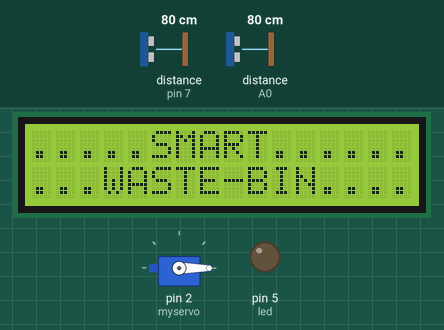
A sketch run on a simulated Arduino Uno, built with avr-gcc and run on an emulated ATmega328P. Parts: 16×2 character LCD, servo, output pins drawn as LEDs (lit = HIGH). The inputs (shaded band) are chosen by the test bench; at power-on: distance to the obstacle (sensors on pin 7, A0) 80 cm. The echo pulse lasts 58.3 µs per cm; what the sketch prints to the serial monitor is not drawn.

Above: at 2.2 s.
At 6.3 s:
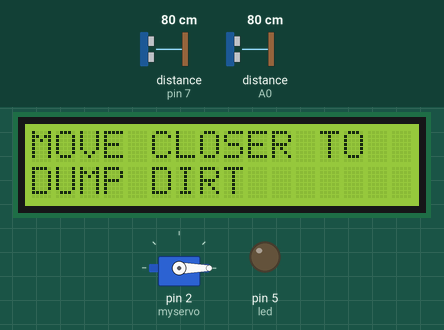
6.4 s: distance to the obstacle (sensor on pin 7) set to 9 cm
9.2 s: distance to the obstacle (sensor on pin 7) set to 6 cm
At 10.8 s:
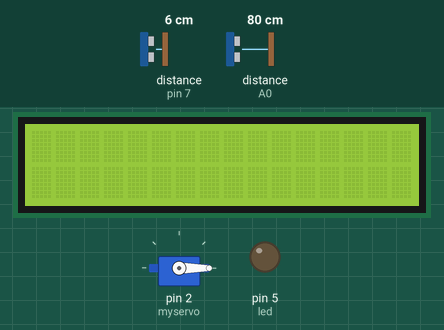
15.3 s: distance to the obstacle (sensor on pin 7) set to 18 cm
At 21.2 s:
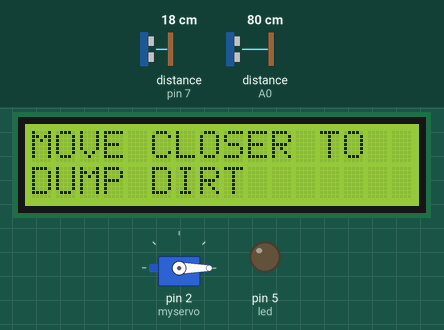
21.4 s: distance to the obstacle (sensor on A0) set to 16 cm
24.2 s: distance to the obstacle (sensor on A0) set to 13 cm
At 26.1 s:
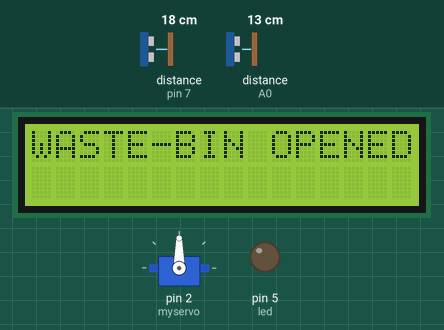
30.3 s: distance to the obstacle (sensor on A0) set to 299 cm
At 30.8 s:
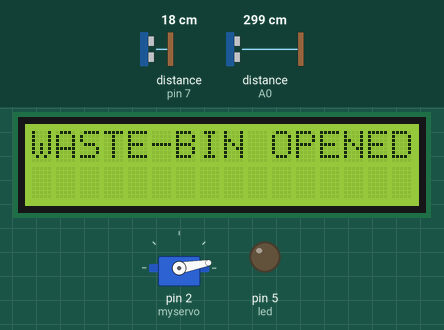
Timing chart, 0 to 33.7 s (numbered marks = the images above; inputs shaded):
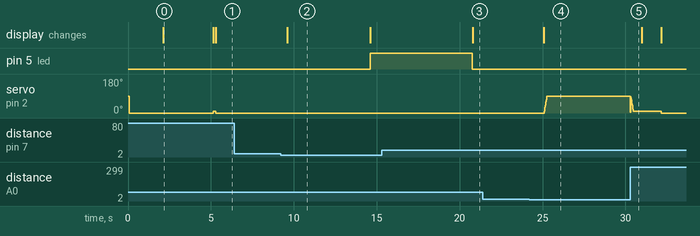

The sketch:

smart_wastebin.ino
```cpp
#include <LiquidCrystal_I2C.h>
#include <NewPing.h>
#include <Servo.h>
Servo myservo;
int led = 5;
int pos;

LiquidCrystal_I2C lcd = LiquidCrystal_I2C(0x27, 16, 2); // Change to (0x27,20,4) for 20x4 LCD.
int angle[] = {0, 10, 20, 30, 40, 50, 60, 70, 80, 90};

#define TRIGGER_PIN  A1  // Arduino pin tied to trigger pin on the ultrasonic sensor.
#define ECHO_PIN     A0  // Arduino pin tied to echo pin on the ultrasonic sensor.
#define TRIGGER_PINB  8  // Arduino pin tied to trigger pin on the ultrasonic sensor.
#define ECHO_PINB     7  // Arduino pin tied to echo pin on the ultrasonic sensor.
//#define TRIGGER_PINC  10  // Arduino pin tied to trigger pin on the ultrasonic sensor.
//#define ECHO_PINC     9  // Arduino pin tied to echo pin on the ultrasonic sensor.
#define MAX_DISTANCE 500 // Maximum distance we want to ping for (in centimeters). Maximum sensor distance is rated at 400-500cm.

NewPing sonarA(TRIGGER_PIN, ECHO_PIN, MAX_DISTANCE); // NewPing setup of pins and maximum distance.
NewPing sonarB(TRIGGER_PINB, ECHO_PINB, MAX_DISTANCE); // NewPing setup of pins and maximum distance.
//NewPing sonarC(TRIGGER_PINC, ECHO_PINC, MAX_DISTANCE); // NewPing setup of pins and maximum distance.

void setup() {
  Serial.begin(115200); // Open serial monitor at 115200 baud to see ping results.
  lcd.init();
  lcd.backlight();
  myservo.attach(2);
  pinMode(led, OUTPUT);
  Serial.print("initializing ");
  myservo.write(0);
  lcd.setCursor(0, 0);

  lcd.print(".....SYSTEM......");
  lcd.setCursor(0, 1);
  lcd.print("....BOOTING......");
  delay(2000);
  lcd.clear();
  lcd.setCursor(0, 0);
  lcd.print(".....SMART......");
  lcd.setCursor(0, 1);
  lcd.print("...WASTE-BIN....");
  delay(3000);
  lcd.clear();
  myservo.write(10);
}

void loop() {
  delay(100);                      // Wait 100ms between pings (about 20 pings/sec). 29ms should be the shortest delay between pings.
  unsigned int distanceA = sonarA.ping(); // Send ping, get ping time in microseconds (uS).
  int distanceAA = distanceA / US_ROUNDTRIP_CM;
  unsigned int distanceB = sonarB.ping(); // Send ping, get ping time in microseconds (uS).
  int distanceBB = distanceB / US_ROUNDTRIP_CM;
  //  unsigned int distanceC = sonarC.ping(); // Send ping, get ping time in microseconds (uS).
  //  int distanceCC = distanceC / US_ROUNDTRIP_CM;

  Serial.print("PingA: ");
  Serial.print(distanceAA); // Convert ping time to distance in cm and print result (0 = outside set distance range)
  Serial.println("cm");
  Serial.print("PingBB: ");
  Serial.print(distanceBB); // Convert ping time to distance in cm and print result (0 = outside set distance range)
  //  Serial.println("cm");
  //  Serial.print("PingCC: ");
  //  Serial.print(distanceCC); // Convert ping time to distance in cm and print result (0 = outside set distance range)
  //  Serial.println("cm");
  //lcd.clear();
  lcd.setCursor(0, 0);
  lcd.print("SMART");
  lcd.print("WASTE-BIN");
  lcd.setCursor(0, 1);
  lcd.print("MOVE CLOSER");

  if (distanceBB > 7) {
    Serial.print("first "); // Convert ping time to distance in cm and print result (0 = outside set distance range)
    digitalWrite(led, LOW);
    if (distanceAA < 15) {
      Serial.print("waste-bin opened ");
      lcd.clear();
      digitalWrite(led, LOW);
      lcd.setCursor(0, 0);
      lcd.print("WASTE-BIN OPENED");
      Serial.println("servo on");
      for (int i = 0; i < 10; i++)
      {
        Serial.print("waste-bin closed ");
        myservo.write(angle[i]);
        delay(20);
      }
      delay(5000);
      for (int i = 10; i > 0; i--)
      {
        myservo.write(angle[i]);
        delay(20);
      }
      delay(500);
      lcd.clear();
    }
    else {
      lcd.clear();
      myservo.write(0);

      Serial.println("servo off");
      lcd.clear();
      lcd.setCursor(0, 0);
      lcd.print("MOVE CLOSER TO ");
      //lcd.print(distanceAA);
      //lcd.print("cm");
      lcd.setCursor(0, 1);
      lcd.print("DUMP DIRT");
      //      lcd.print(distanceBB);
      //      lcd.print("cm");
      //      lcd.setCursor(12, 1);
      //      lcd.print("cm");
      delay(1000);
      //lcd.clear();
    }
  }
  else {
    lcd.clear();
    Wastefull();
    myservo.write(0);
    Serial.println("bin is full");
    lcd.setCursor(0, 0);
    lcd.print("waste-bin full");
    lcd.setCursor(0, 1);
    lcd.print("SMS SENT");
    digitalWrite(led, HIGH);
    Send_Sms();
    //delay(1000);

  }
  delay(1000);
}


void Send_Sms() {
  //Being serial communication witj Arduino and SIM800
  Serial.begin(9600);
  delay(1000);

  //Set SMS format to ASCII
  Serial.write("AT+CMGF=1\r\n");
  delay(1000);

  //Send new SMS command and message number
  Serial.write("AT+CMGS=\"\"\r\n");
  delay(1000);

  //Send SMS content
  Serial.write("The bin is full, need to be dispose");
  delay(1000);

  //Send Ctrl+Z / ESC to denote SMS message is complete
  Serial.write((char)26);
  delay(1000);

}

void Wastefull() {
  //Being serial communication witj Arduino and SIM800
  Serial.begin(9600);
  delay(1000);

  //Set SMS format to ASCII
  Serial.write("AT+CMGF=1\r\n");
  delay(1000);

  //Send new SMS command and message number
  Serial.write("AT+CMGS=\"phone number\"\r\n");
  delay(1000);

  //Send SMS content
  Serial.write("The bin is full, need to be dispose");
  delay(1000);

  //Send Ctrl+Z / ESC to denote SMS message is complete
  Serial.write((char)26);
  delay(1000);

}
```

Measured:
- the behaviour switches between 8 and 7 cm on distance to the obstacle (sensor on pin 7) (found by bisection; images 1 and 2)
- the behaviour switches between 15 and 14 cm on distance to the obstacle (sensor on A0) (found by bisection; images 3 and 4)
- after the input at 6.4 s, every drawn part: stays the same
- after the input at 9.2 s, pin 5 (led): LOW → HIGH after 5.4 s; the display: changes after 0.40 s (image 2)
- after the input at 15.3 s, pin 5 (led): HIGH → LOW after 5.5 s; the display: changes after 5.5 s (image 3)
- after the input at 21.4 s, every drawn part: stays the same
- after the input at 24.2 s, servo on pin 2 (myservo): rises from 0° to 90° in 0.16 s, then falls to 5° in 5.0 s; the display: changes after 0.89 s (image 4)
- after the input at 30.3 s, servo on pin 2 (myservo): goes on until 32.2 s, then stays 0°
- what the display in image 0 shows lasts 3.0 s, from 2.1 s to 5.1 s
